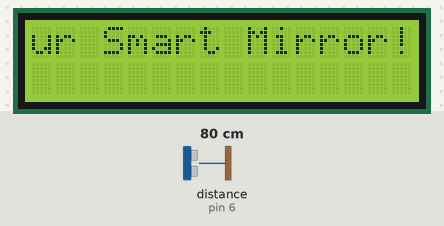
This sketch was run on a simulated Arduino Uno, built with avr-gcc and run on an emulated ATmega328P. On the bench: 16×2 character LCD. Wiring (inferred from the names in the program): ultrasonic range finder: trigger pin 5; echo pin 6. The test bench sets the inputs (shaded band); at power-on: distance to the obstacle (sensor on pin 6) 80 cm. The echo pulse lasts 58.3 µs per cm; random numbers use the default seed unless the sketch sets one; what the sketch prints to the serial monitor is not drawn.

Above: at 7.7 s.
At 11.4 s:
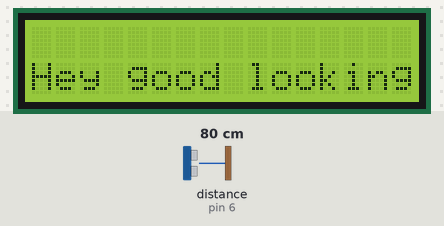
11.5 s: distance to the obstacle (sensor on pin 6) set to 35 cm
At 27.3 s:
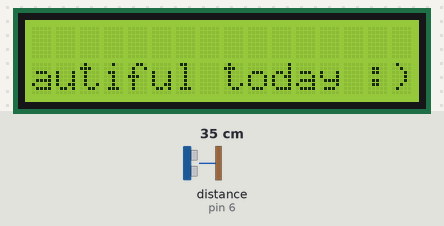
At 39.2 s:
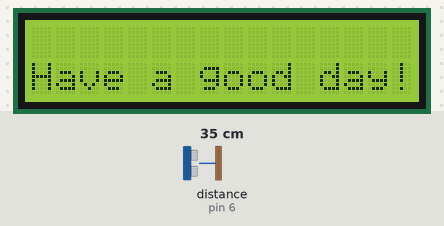
Timing chart, 0 to 40.7 s (numbered marks = the images above; inputs shaded):
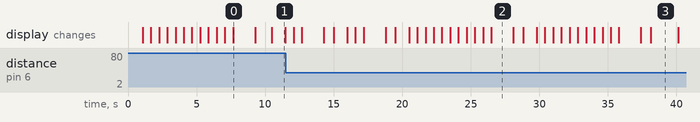

Measured:
- what the display in image 0 shows lasts 1.6 s, from 7.7 s to 9.3 s
- what the display in image 1 shows lasts 1.0 s, from 10.5 s to 11.5 s

The sketch:

LCD_Ultrasonic.ino
```cpp
#include <LiquidCrystal.h> //This librarey is insatlled by default along with IDE
#include <hcrs04.h> // this library is for the ultrasonic sensor
#include <time.h>

// interface the LCD
#define RS 40
#define EN 39
#define D4 38
#define D5 37
#define D6 36
#define D7 35
int rows = 2;
int columns = 16;
LiquidCrystal lcd(RS, EN, D4, D5, D6, D7); //Let the librarey know how we have connected the LCD

// interface the Ultrasonic sensor
#define PINTRIG 5
#define PINECHO 6
hcrs04 mySensor(PINTRIG, PINECHO);

// LCD Messages
char welcome[] = "Welcome to our Smart Mirror!";
char message1[] = "Have a good day!";
char message2[] = "You look beautiful today :)";
char message3[] = "Hey good looking ;)";
int randomNumber = 0;
const int max = 120;
float DISTANCE_MIN = 20.00;

void setup() {
  // put your setup code here, to run once:
  Serial.begin(9600); /* Define baud rate for serial communication */
  Serial.println("Basic HC-SR04 Ultrasonic Sensor Example");
  mySensor.begin(); /* Initialize the sensor */


  lcd.begin(columns, rows);
  lcd.setCursor (0,0); //Place the cursor at 1st row 1st column
  scrollMessage(welcome, sizeof(welcome), columns); //Display a intro message
  delay(1000);
  lcd.clear(); //Then clean it


 }

void loop() {
  // put your main code here, to run repeatedly:
   //Get results from the sensor
  float DISTANCE = mySensor.read(); /* Read the distance value */
  Serial.print("Distance : ");
  Serial.print(DISTANCE);
  Serial.println(" cm");
  delay(200);

  if (DISTANCE > DISTANCE_MIN) {
      lcd.setCursor(0, 1);   // set the cursor to column 0, line 1

      // choose random message
      srand(millis());
      randomNumber = 1 + rand() % max;
      Serial.print("Random number: ");
      Serial.println(randomNumber);

      if (randomNumber <= 40) {
        scrollMessage(message1, sizeof(message1), columns);
      }
      else if (randomNumber <= 80) {
        scrollMessage(message2, sizeof(message2), columns);

      }
      else if (randomNumber <= 120) {
        scrollMessage(message3, sizeof(message3), columns);
      }
  }
  delay(500);
}

void scrollMessage(char array[], int arraySize, int columns){
    int messageScroll = (arraySize / columns) - 1;
    if (messageScroll < 0)
        messageScroll = 0;
    int remainderScroll = arraySize % columns;

    lcd.print(array);
    delay(1000);
    for (int i = 1; i < (messageScroll*columns + remainderScroll); i++) {
        lcd.scrollDisplayLeft();
        delay(600);
    }
    delay(1000);
    lcd.clear();
}
```

hcrs04.h
```cpp
// (licence header left out)
#ifndef hcrs04_h
#define hcrs04_h

#include "Energia.h"

class hcrs04
{
public:
	hcrs04(uint8_t trig, uint8_t echo);
	void begin();
	float read();
	float distance();

private:
	uint8_t _trig;
	uint8_t _echo;
	float _distance;
};

#endif
```

hcsr04.cpp
```cpp
// (licence header left out)
#include "Energia.h"
#include "hcrs04.h"

hcrs04::hcrs04(uint8_t trig, uint8_t echo)
{
	_trig = trig;
	_echo = echo;
}

void hcrs04::begin()
{
	pinMode(_trig, OUTPUT);
	pinMode(_echo, INPUT);
}

float hcrs04::distance()
{
	return _distance;
}

float hcrs04::read()
{
	//_distance = 0;
	float duration, distance;
	digitalWrite(_trig, LOW);
	delayMicroseconds(2);
	digitalWrite(_trig, HIGH);
	delayMicroseconds(10);
	digitalWrite(_trig, LOW);
	duration = pulseIn(_echo, HIGH);
	distance = (duration/2) / 29.41176;
	return distance;
}
```
